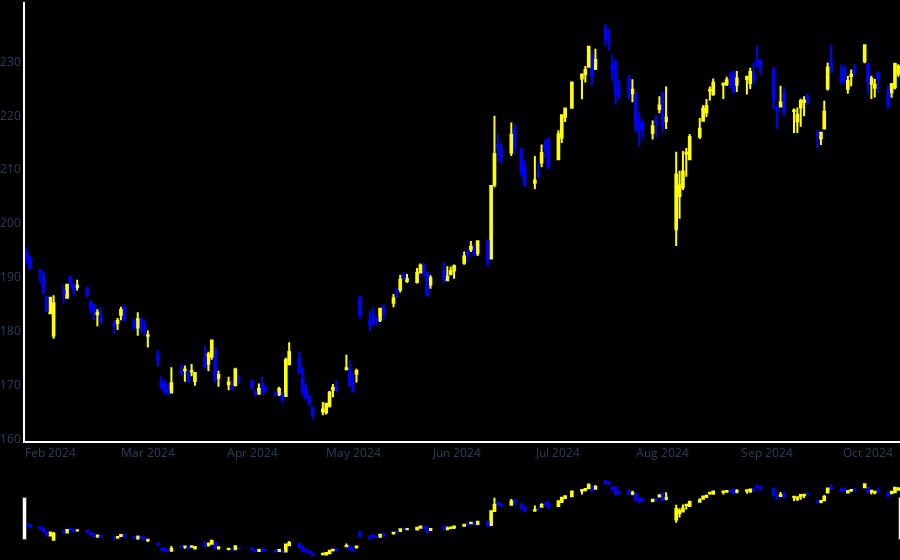

The code cell stored with this chart in its notebook:
### Code cell
#visualize data using candlestick last six month of data
stock_data1=stock_data[0:180]   #fetch the data for last six months

fig=go.Figure(data=go.Candlestick(x=stock_data1.index,open=stock_data1["Open"],
                                  high=stock_data1["High"],
                                  low=stock_data1["Low"],
                                  close=stock_data1["Close"],
                                 increasing_line_color="yellow",decreasing_line_color="blue"))
#set the background color
fig.update_layout(paper_bgcolor="black",plot_bgcolor="black",margin_l=0,margin_b=0,margin_r=0,margin_t=0,height=800)
fig.update_xaxes(showline=True,linewidth=2,linecolor="white",gridcolor="black")
fig.update_yaxes(showline=True,linewidth=2,linecolor="white",gridcolor="black")
fig.show()
#Yellow color-Indicates Increasing values in the last six month stock market
#Blue color-Indicates Decreasing values in the last six month stock market
#you can use the slider to zoom the data values

### Figure 1 — Plotly figure (JSON) as saved in the notebook; plotly's stock layout.template omitted (floating-point values rounded to 4 significant figures; data arrays with more than 128 entries replaced by an {"elided": "..."} marker saying what was removed)
{"data": [{"close": {"elided": "180 float values"}, "decreasing": {"line": {"color": "blue"}}, "high": {"elided": "180 float values"}, "increasing": {"line": {"color": "yellow"}}, "low": {"elided": "180 float values"}, "open": {"elided": "180 float values"}, "type": "candlestick", "x": {"elided": "180 str values"}}], "layout": {"autosize": true, "margin": {"b": 0, "l": 0, "r": 0, "t": 0}, "paper_bgcolor": "black", "plot_bgcolor": "black", "xaxis": {"autorange": true, "gridcolor": "black", "linecolor": "white", "linewidth": 2, "range": ["2024-01-24 12:00", "2024-10-10 12:00"], "rangeslider": {"autorange": true, "range": ["2024-01-24 12:00", "2024-10-10 12:00"], "yaxis": {"_template": null, "rangemode": "match"}}, "showline": true, "type": "date"}, "yaxis": {"autorange": true, "gridcolor": "black", "linecolor": "white", "linewidth": 2, "range": [159.6, 241.0], "showline": true}}}
